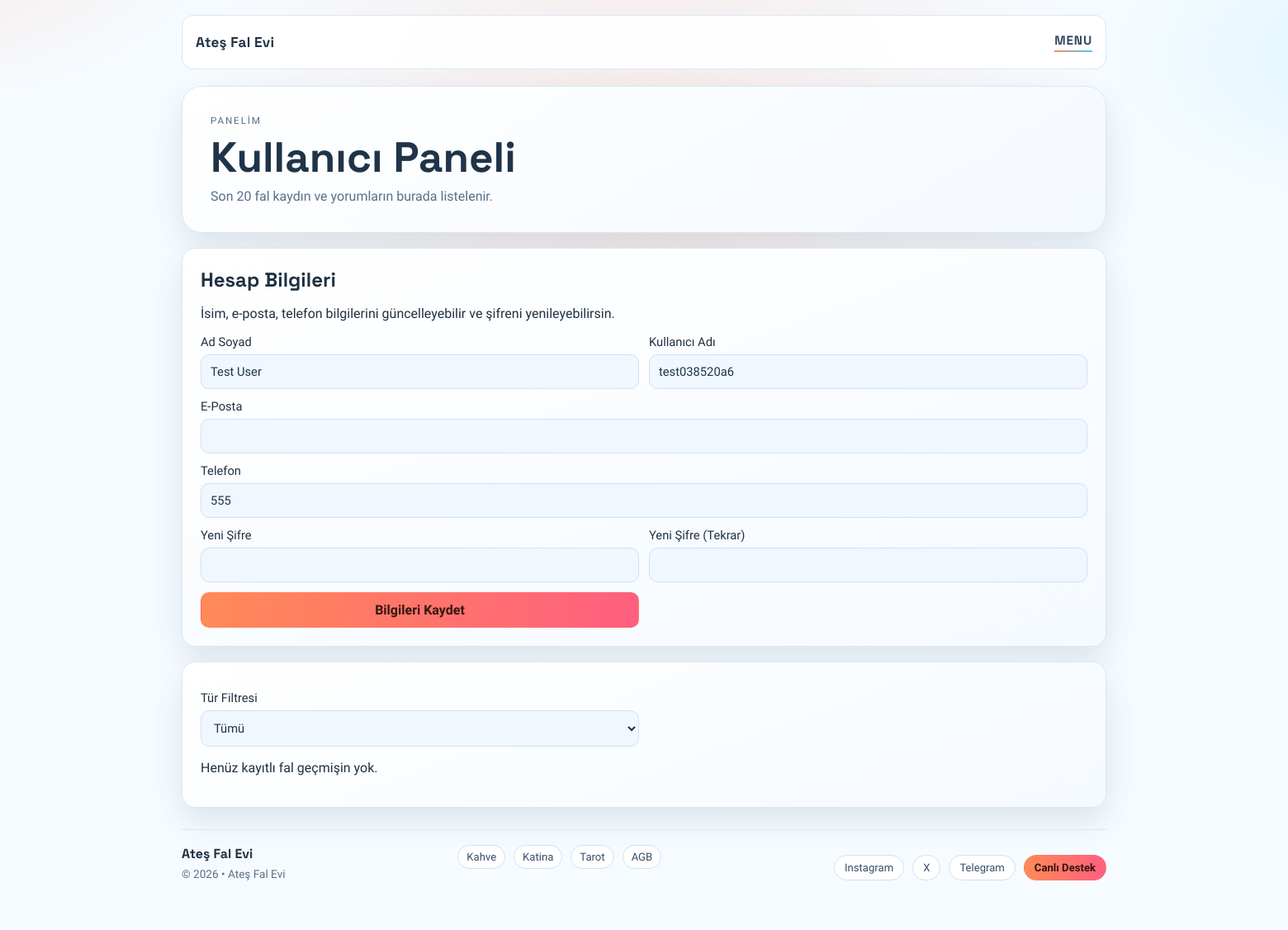
The app's page /dashboard (signed in) with its own data.
### tables this page shows
CREATE TABLE users (
                id INTEGER PRIMARY KEY AUTOINCREMENT,
                username TEXT NOT NULL UNIQUE,
                password_hash TEXT NOT NULL,
                full_name TEXT NOT NULL DEFAULT '',
                phone TEXT NOT NULL DEFAULT '',
                created_at TEXT NOT NULL
            , email TEXT NOT NULL DEFAULT '');

### app.py (the view, shortened to what this page needs)
@app.get("/dashboard")
def dashboard_page():
    user_id = get_current_user_id()
    if user_id <= 0:
        flash(t("msg_auth_required"), "error")
        return redirect(url_for("login_page", lang=get_lang()))
    selected_type = request.args.get("type", "all").strip().lower()
    if selected_type not in {"all", "coffee", "katina", "tarot"}:
        selected_type = "all"
    with sqlite3.connect(DB_PATH) as conn:
        conn.row_factory = sqlite3.Row
        user_row = conn.execute(
            "SELECT username, full_name, email, phone FROM users WHERE id = ?",
            (user_id,),
        ).fetchone()
        if user_row is None:
            session.pop("user_id", None)
            session.pop("username", None)
            flash(t("msg_auth_required"), "error")
            return redirect(url_for("login_page", lang=get_lang()))
        coffee_rows = conn.execute(
            """
            SELECT id, 'coffee' AS reading_type, reader_name, question, ai_status, ai_reading, created_at
            FROM coffee_requests
            WHERE user_id = ?
            ORDER BY id DESC
            LIMIT 20
            """,
            (user_id,),
        ).fetchall()
        card_rows = conn.execute(
            """
            SELECT id, reading_type, reader_name, question, ai_status, ai_reading, created_at
            FROM card_requests
            WHERE user_id = ?
            ORDER BY id DESC
            LIMIT 20
            """,
            (user_id,),
        ).fetchall()
    merged: list[dict[str, str]] = []
    merged.sort(key=lambda x: x["created_at"], reverse=True)
    if selected_type != "all":
        merged = [row for row in merged if row["type"] == selected_type]
    merged = merged[:20]
    return render_template("dashboard.html", rows=merged, user=user_row, selected_type=selected_type)

### app.py (called while the page is built)
def get_current_user_id() -> int:
    raw = session.get("user_id")
    try:
        return int(raw or 0)
    except (TypeError, ValueError):
        return 0

def user_logged_in() -> bool:
    return get_current_user_id() > 0

def get_lang() -> str:
    requested = request.args.get("lang")
    if requested in LANGUAGES:
        session["lang"] = requested
        return requested
    saved = session.get("lang")
    if saved in LANGUAGES:
        return saved
    return DEFAULT_LANG

def t(key: str, **kwargs: object) -> str:
    lang = get_lang()
    raw = TRANSLATIONS.get(lang, TRANSLATIONS[DEFAULT_LANG]).get(key, key)
    if kwargs:
        return raw.format(**kwargs)
    return raw

def lang_url(target_lang: str) -> str:
    if target_lang not in LANGUAGES:
        target_lang = DEFAULT_LANG
    args = request.args.to_dict(flat=True)
    args["lang"] = target_lang
    if request.endpoint:
        return url_for(request.endpoint, **(request.view_args or {}), **args)
    return f"?lang={target_lang}"

@app.context_processor
def inject_i18n():
    return {
        "t": t,
        "lang": get_lang(),
        "lang_url": lang_url,
        "is_logged_in": user_logged_in(),
        "current_username": session.get("username", ""),
        "reader_image_url": resolve_image_path,
        "pexels_license_url": PEXELS_LICENSE_URL,
        "instagram_url": INSTAGRAM_URL,
        "x_url": X_URL,
        "telegram_url": TELEGRAM_URL,
        "live_support_url": LIVE_SUPPORT_URL,
    }

### templates/dashboard.html (shortened to what this page needs)
<!doctype html>
<html lang="{{ lang }}">
  <head>
    <link rel="stylesheet" href="{{ url_for('static', filename='style.css') }}?v=20260224-11" />
  </head>
  <body data-ui-lang="{{ lang }}">
    <div class="scene-glow"></div>
    <main class="container">
      <header class="navbar">
        <a class="brand" href="{{ url_for('home', lang=lang) }}">{{ t('brand') }}</a>
        <button class="nav-toggle" type="button" aria-label="Menu" data-nav-toggle>Menu</button>
      </header>
      <section class="hero">
        <p class="kicker">{{ t('nav_panel') }}</p>
        <h1>{{ t('panel_title') }}</h1>
        <p>{{ t('panel_desc') }}</p>
      </section>
      <section class="card">
        <h2>{{ t('profile_title') }}</h2>
        <p>{{ t('profile_desc') }}</p>
        <form class="form-grid" method="post" action="{{ url_for('account_update', lang=lang) }}">
          <label>{{ t('full_name') }}<input name="full_name" type="text" value="{{ user.full_name }}" required /></label>
          <label>{{ t('username') }}<input type="text" value="{{ user.username }}" readonly /></label>
          <label class="full">{{ t('email') }}<input name="email" type="email" value="{{ user.email }}" required /></label>
          <label class="full">{{ t('phone') }}<input name="phone" type="text" value="{{ user.phone }}" required /></label>
          <label>{{ t('profile_new_password') }}<input name="new_password" type="password" minlength="4" /></label>
          <label>{{ t('profile_new_password_confirm') }}<input name="new_password_confirm" type="password" minlength="4" /></label>
          <button type="submit">{{ t('profile_save') }}</button>
        </form>
      </section>
      <section class="card">
        <form class="form-grid compact" method="get" action="{{ url_for('dashboard_page') }}">
          <label>
            {{ t('panel_filter_label') }}
            <select name="type" onchange="this.form.submit()">
              <option value="all" {% if selected_type == 'all' %}selected{% endif %}>{{ t('panel_filter_all') }}</option>
            </select>
          </label>
        </form>
        {% if rows %}
        <div class="table-wrap">
          <table>
            <thead>
              <tr>
                <th>{{ t('panel_date') }}</th>
                <th>{{ t('panel_type') }}</th>
                <th>{{ t('panel_reader') }}</th>
                <th>{{ t('panel_detail_toggle') }}</th>
              </tr>
            </thead>
            <tbody>
              {% for row in rows %}
              <tr>
                <td>{{ row.created_at[:16].replace('T', ' ') }}</td>
                <td>
                  {% if row.type == 'coffee' %}
                    {{ t('nav_coffee') }}
                  {% elif row.type == 'katina' %}
                    {{ t('nav_katina') }}
                  {% elif row.type == 'tarot' %}
                    {{ t('nav_tarot') }}
                  {% else %}
                    {{ row.type }}
                  {% endif %}
                </td>
                <td>{{ row.reader_name }}</td>
                <td>
                  <details class="panel-detail">
                    <summary>{{ t('panel_detail_toggle') }}</summary>
                    <p><strong>{{ t('panel_detail_question') }}:</strong> {{ row.question }}</p>
                    <p class="ai-reading"><strong>{{ t('panel_detail_result') }}:</strong> {{ row.result }}</p>
                  </details>
                </td>
              </tr>
              {% endfor %}
            </tbody>
          </table>
        </div>
        {% else %}
        <p>{{ t('panel_no_data') }}</p>
        {% endif %}
      </section>
      <footer class="site-footer">
        <div class="footer-grid">
          <div>
            <p class="footer-brand">{{ t('brand') }}</p>
            <p class="footer-copy">© 2026 • {{ t('brand') }}</p>
          </div>
          <div class="footer-links">
            <a href="{{ url_for('coffee_page', lang=lang) }}">{{ t('nav_coffee') }}</a>
            <a href="{{ url_for('katina_page', lang=lang) }}">{{ t('nav_katina') }}</a>
            <a href="{{ url_for('tarot_page', lang=lang) }}">{{ t('nav_tarot') }}</a>
            <a href="{{ url_for('agb_page', lang=lang) }}">{{ t('nav_agb') }}</a>
          </div>
          <div class="footer-social">
            <a href="{{ instagram_url }}" target="_blank" rel="noopener" class="social-link"><span>Instagram</span></a>
            <a href="{{ x_url }}" target="_blank" rel="noopener" class="social-link"><span>X</span></a>
            <a href="{{ telegram_url }}" target="_blank" rel="noopener" class="social-link"><span>Telegram</span></a>
            <a class="live-support social-link" href="{{ live_support_url }}" target="_blank" rel="noopener"><span>Canlı Destek</span></a>
          </div>
        </div>
      </footer>
    </main>
  </body>
</html>

### static/style.css (style rules this page uses)
:root { --bg: #f6fbff; --surface: #ffffff; --surface-soft: #f0f7ff; --text: #1f3142; --muted: #587089; --stroke: #d8e7f5; --accent-a: #ff8a57; --accent-b: #ff5f7f; --accent-c: #36d5ff; --shadow: 0 16px 36px rgba(35, 71, 108, 0.12); --ok: #41b883; --error: #e66565; --menu-bg: #ffffff; --menu-text: #2b445b; }
* { box-sizing: border-box; }
body { margin: 0; min-height: 100vh; color: var(--text); font-family: "Sora", sans-serif; overflow-x: hidden; background: radial-gradient(40rem 22rem at -8% -8%, rgba(255, 152, 112, 0.2), transparent 62%), radial-gradient(38rem 20rem at 108% 6%, rgba(54, 213, 255, 0.13), transparent 58%), var(--bg); }
.scene-glow { position: fixed; inset: 0; pointer-events: none; background: radial-gradient(circle at 50% 18%, rgba(255, 141, 105, 0.16), transparent 46%); }
.container { width: min(1120px, 92vw); margin: 0 auto; padding: 18px 0 60px; position: relative; z-index: 2; }
.topbar, .navbar { display: flex; align-items: center; justify-content: space-between; gap: 14px; padding: 12px 16px; margin-bottom: 20px; border: 1px solid #d7e8f6; border-radius: 14px; background: rgba(255, 255, 255, 0.92); backdrop-filter: blur(8px); position: sticky; top: 10px; z-index: 1000; }
.brand { font-family: "Space Grotesk", sans-serif; font-weight: 700; letter-spacing: 0.01em; text-decoration: none; color: #1f3347; font-size: 1.08rem; }
.nav-toggle { display: block; position: relative; z-index: 1002; pointer-events: auto; background: transparent; color: #2e4760; border: 0; font-family: "Space Grotesk", sans-serif; font-weight: 700; font-size: 0.95rem; letter-spacing: 0.06em; text-transform: uppercase; cursor: pointer; padding: 8px 0; }
.nav-toggle::after { content: ""; display: block; margin-top: 3px; height: 2px; width: 100%; background: linear-gradient(90deg, var(--accent-a), var(--accent-c)); }
.hero { border: 1px solid var(--stroke); border-radius: 24px; padding: 34px; background: linear-gradient(150deg, #ffffff, #f4f9ff); box-shadow: var(--shadow); }
.kicker { margin: 0; letter-spacing: 0.16em; text-transform: uppercase; font-size: 0.73rem; color: #6e8aa6; }
.hero h1 { margin: 10px 0; font-family: "Space Grotesk", sans-serif; font-size: clamp(2rem, 4vw, 3.2rem); line-height: 1.08; color: #1f3449; }
.hero p { margin: 0; color: var(--muted); max-width: 70ch; }
.card { margin-top: 18px; border-radius: 16px; padding: 22px; background: linear-gradient(160deg, #ffffff, #f5faff); border: 1px solid var(--stroke); box-shadow: var(--shadow); }
h2 { margin-top: 0; margin-bottom: 8px; font-family: "Space Grotesk", sans-serif; }
.form-grid { display: grid; grid-template-columns: repeat(2, minmax(0, 1fr)); gap: 12px; }
.form-grid.compact { margin-top: 12px; }
.full { grid-column: 1 / -1; }
label { display: flex; flex-direction: column; gap: 6px; font-size: 0.92rem; }
input, textarea, select, button { font: inherit; border-radius: 10px; border: 1px solid #d0e2f3; padding: 11px; }
input, textarea, select { background: var(--surface-soft); color: #1f3347; }
button, .payment-link { background: linear-gradient(95deg, var(--accent-a), var(--accent-b)); color: #34170e; border-color: transparent; font-weight: 700; cursor: pointer; }
a { color: #e6655e; }
.site-footer { margin-top: 26px; border-top: 1px solid #d8e7f5; padding-top: 18px; }
.footer-grid { display: flex; align-items: flex-start; justify-content: space-between; gap: 14px; flex-wrap: wrap; }
.footer-brand { margin: 0; font-family: "Space Grotesk", sans-serif; font-weight: 700; }
.footer-copy { margin: 6px 0 0; color: var(--muted); font-size: 0.85rem; }
.footer-links { display: flex; gap: 10px; flex-wrap: wrap; }
.footer-links a { text-decoration: none; color: #35506a; border: 1px solid #cfe2f2; border-radius: 999px; padding: 6px 10px; font-size: 0.82rem; background: #ffffff; }
.footer-social { display: flex; gap: 10px; flex-wrap: wrap; margin-top: 12px; }
.footer-social a { text-decoration: none; border: 1px solid #cfe2f2; border-radius: 999px; padding: 7px 12px; font-size: 0.82rem; color: #35506a; background: #ffffff; }
.social-link { display: inline-flex; align-items: center; gap: 7px; }
.footer-social a.live-support { background: linear-gradient(95deg, var(--accent-a), var(--accent-b)); border-color: transparent; color: #33150d; font-weight: 700; }

### records on screen
users: full_name "Test User", username "test038520a6", phone "555"

### other values on screen
{{ t('brand') }} "Ateş Fal Evi"
{{ t('nav_panel') }} "PANELIM"
{{ t('panel_title') }} "Kullanıcı Paneli"
{{ t('panel_desc') }} "Son 20 fal kaydın ve yorumların burada listelenir."
{{ t('profile_title') }} "Hesap Bilgileri"
{{ t('profile_desc') }} "İsim, e-posta, telefon bilgilerini güncelleyebilir ve şifreni yenileyebilirsin."
{{ t('full_name') }} "Ad Soyad"
{{ t('username') }} "Kullanıcı Adı"
{{ t('email') }} "E-Posta"
{{ t('phone') }} "Telefon"
{{ t('profile_new_password') }} "Yeni Şifre"
{{ t('profile_new_password_confirm') }} "Yeni Şifre (Tekrar)"
{{ t('profile_save') }} "Bilgileri Kaydet"
{{ t('panel_filter_label') }} "Tür Filtresi"
{{ t('panel_no_data') }} "Henüz kayıtlı fal geçmişin yok."
